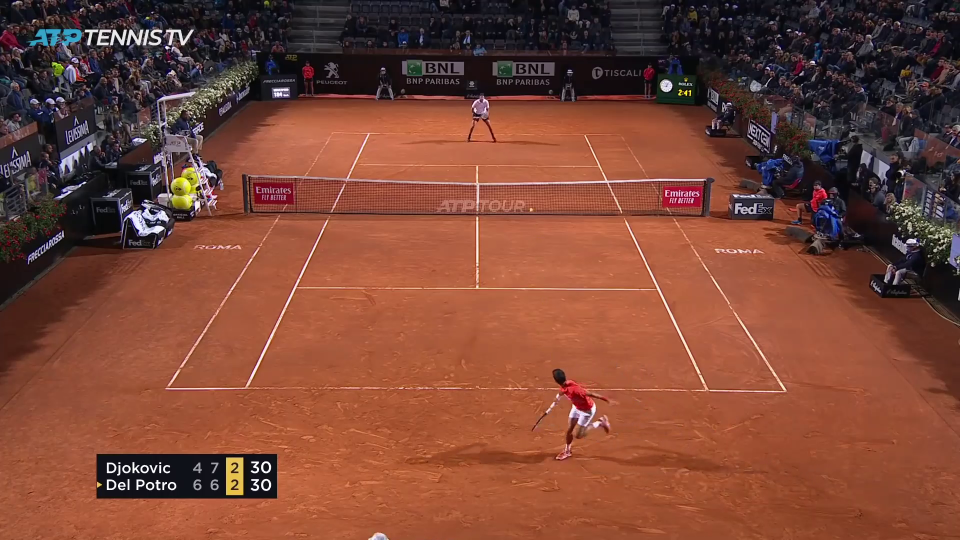
#> input picture frame 12 of video_input_3.mp4, 1920 x 1080 px (shown at 1/2 size)
$ python ball_detection_4.py
#> lines starting #> are read from the running program, lines starting #| are printed output that depends on the picture; after the words box and inside, x2 and y2 are one past the last pixel; in counts of white or black regions, pixels touching at a corner belong together

import cv2
import numpy as np
def nothing(x):
    pass

cap = cv2.VideoCapture('video_input_3.mp4')

cv2.namedWindow("Track")

cv2.createTrackbar("LH", "Track", 0, 255, nothing)
cv2.createTrackbar("LS", "Track", 0, 255, nothing)
cv2.createTrackbar("LV", "Track", 0, 255, nothing)
cv2.createTrackbar("UH", "Track", 255, 255, nothing)
cv2.createTrackbar("US", "Track", 255, 255, nothing)
cv2.createTrackbar("UV", "Track", 255, 255, nothing)

while True:

    ret, frame = cap.read()
#> frame is the input picture: shape (1080, 1920, 3); mean B, G, R 54.7, 70.6, 123.3

    hsv = cv2.cvtColor(frame, cv2.COLOR_BGR2HSV)
#> hsv: shape (1080, 1920, 3); mean H, S, V 44.9, 137.2, 125.3
   # hsv = cv2.GaussianBlur(hsv, (5, 5), 0)
    lh = cv2.getTrackbarPos("LH", "Track")
    ls = cv2.getTrackbarPos("LS", "Track")
    lv = cv2.getTrackbarPos("LV", "Track")

    uh = cv2.getTrackbarPos("UH", "Track")
    us = cv2.getTrackbarPos("US", "Track")
    uv = cv2.getTrackbarPos("UV", "Track")
    savekey =cv2.waitKey(1)
#> (key Esc is pressed here)
    if savekey==115:
        lowerball = np.array([lh, ls, lv])
        upperball = np.array([uh, us, uv])
        print(lowerball)
        print(upperball)

    lowerball = np.array([lh, ls, lv])
    upperball = np.array([uh, us, uv])
    kernal = np.ones((2, 2), np.uint8) /4
    mask = cv2.inRange(hsv, lowerball, upperball)
#> mask: shape (1080, 1920); every value is 255
    mask = cv2.dilate(mask, kernal)
    mask=cv2.filter2D(mask,-1,kernal)
    res = cv2.bitwise_and(frame, frame, mask=mask)
    resgray = cv2.cvtColor(res, cv2.COLOR_BGR2GRAY)
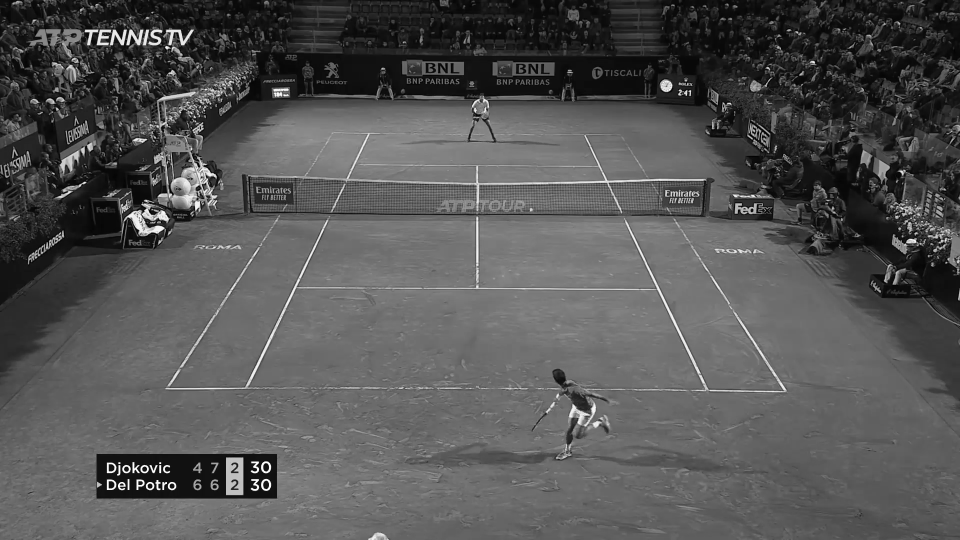
#> resgray: shape (1080, 1920) (shown at 1/2 size); min 0, max 255, mean 84.5
    _, thresh = cv2.threshold(resgray, 127, 255, 0)
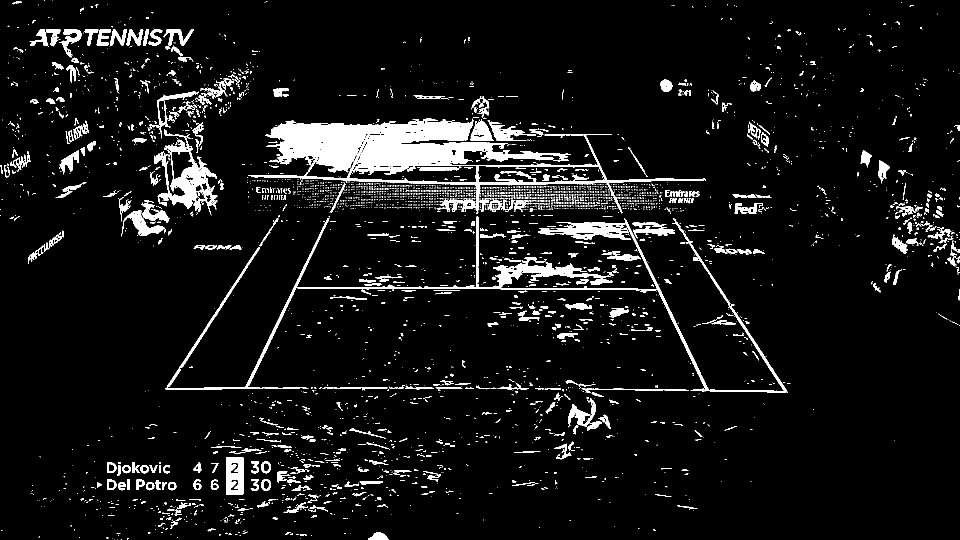
#> thresh: shape (1080, 1920) (shown at 1/2 size); 6.9% white; 5238 white regions (4622 under 20 px)
    contours, hierarchy = cv2.findContours(thresh, cv2.RETR_TREE, cv2.CHAIN_APPROX_NONE)
#> contours = 5636 contours, 5171 with area under 20; largest, box (x1, y1, x2, y2) and area: (496, 237, 1412, 427) 55684, (330, 433, 1576, 785) 10493, (308, 258, 435, 431) 8111, (955, 331, 1211, 366) 7806, (697, 324, 953, 366) 7106
    rect = cv2.minAreaRect(contours[0])
#> rect = ((228, 1079), (0, 0), -90)
    box = cv2.boxPoints(rect)
#> box = [[228, 1079], [228, 1079], [228, 1079], [228, 1079]]
    box = np.int0(box)
    cv2.drawContours(res, [box], 0, (0, 0, 255), 2)
#> res: shape (1080, 1920, 3); under 0.01% of pixels changed, all inside (x1, y1, x2, y2) = (227, 1078, 230, 1080)
    cv2.imshow("frame", frame)
    cv2.imshow("mask", mask)
    cv2.imshow("res", res)
    key = cv2.waitKey(1)
#> (key Esc is pressed here)
    if key == 27:
        break


cap.release()
cv2.destroyAllWindows()

$ run again, starting later in the video
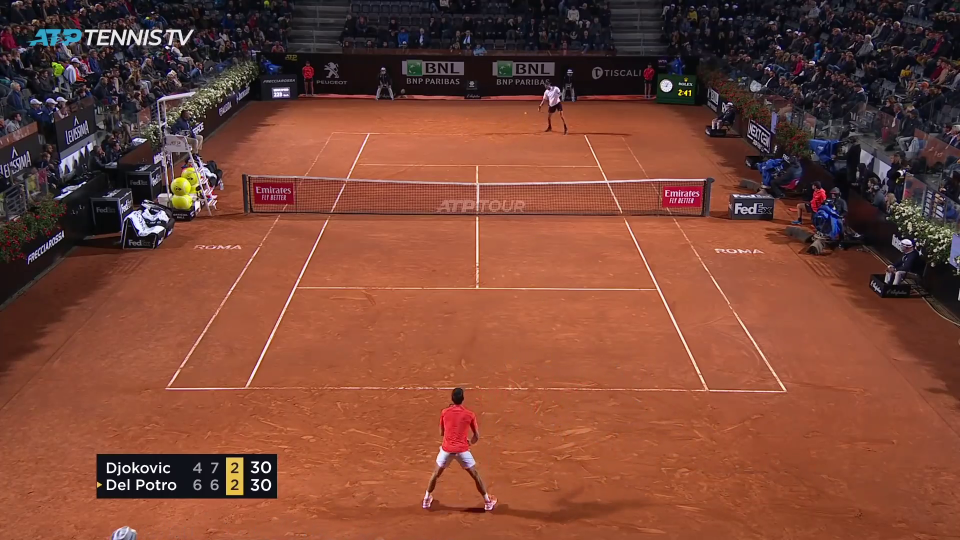
#> input picture frame 55 of video_input_3.mp4, 1920 x 1080 px (shown at 1/2 size)
#> frame is the input picture: shape (1080, 1920, 3); mean B, G, R 54.8, 70.6, 123.3
#> hsv: shape (1080, 1920, 3); mean H, S, V 44.7, 137.1, 125.3
#> mask: shape (1080, 1920); every value is 255
#> `resgray = cv2.cvtColor(res, cv2.COLOR_BGR2GRAY)`:
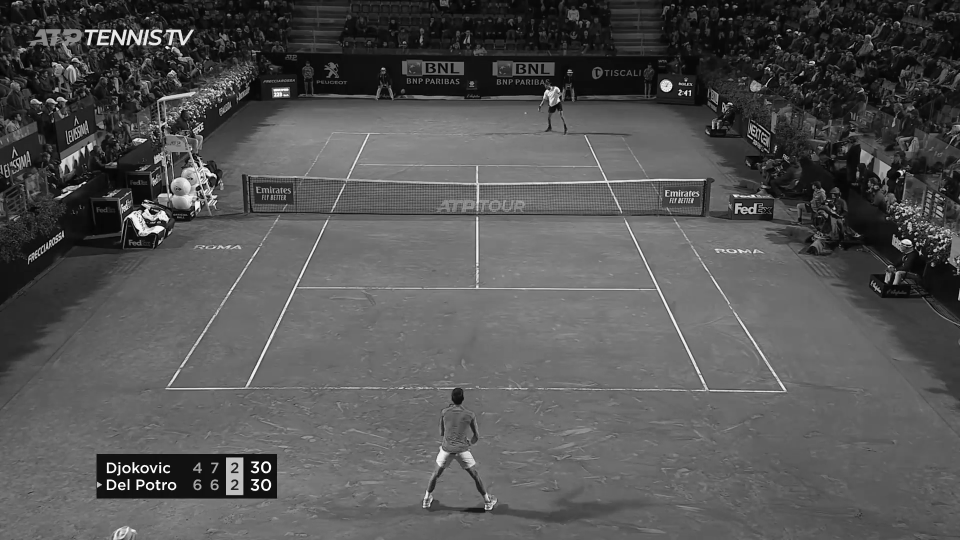
#> resgray: shape (1080, 1920) (shown at 1/2 size); min 0, max 255, mean 84.5
#> `_, thresh = cv2.threshold(resgray, 127, 255, 0)`:
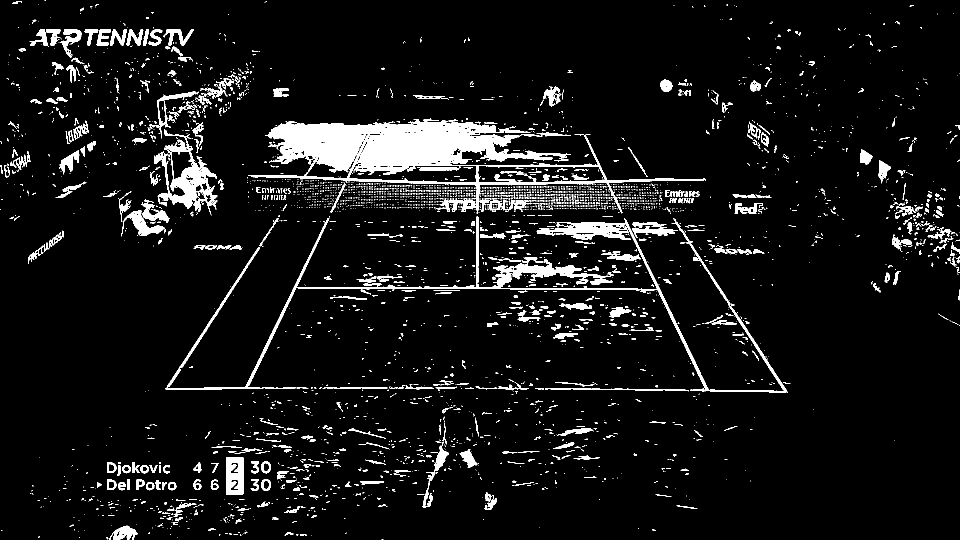
#> thresh: shape (1080, 1920) (shown at 1/2 size); 7% white; 5283 white regions (4680 under 20 px)
#> contours = 5700 contours, 5237 with area under 20; largest, box (x1, y1, x2, y2) and area: (496, 237, 1412, 427) 57388, (330, 433, 1576, 785) 10736, (955, 331, 1211, 366) 7822, (697, 324, 953, 366) 7178, (308, 258, 435, 431) 6534
#> rect = ((764.5, 1078.5), (1, 3), -90)
#> box = [[766, 1079], [763, 1079], [763, 1078], [766, 1078]]
#> res: shape (1080, 1920, 3); under 0.01% of pixels changed, all inside (x1, y1, x2, y2) = (762, 1077, 768, 1080)

$ run again, starting later in the video
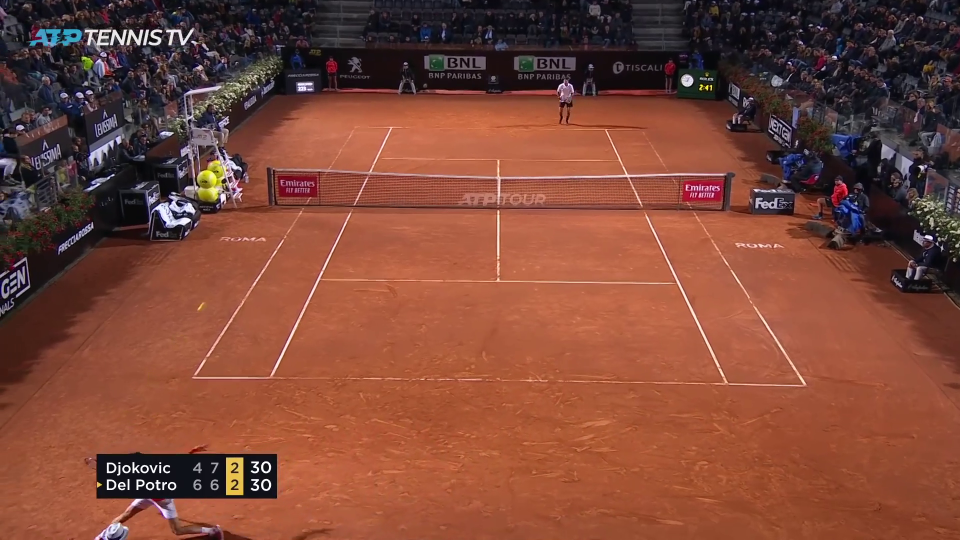
#> input picture frame 98 of video_input_3.mp4, 1920 x 1080 px (shown at 1/2 size)
#> frame is the input picture: shape (1080, 1920, 3); mean B, G, R 56.5, 71.7, 125.5
#> hsv: shape (1080, 1920, 3); mean H, S, V 45.1, 135.8, 127.4
#> mask: shape (1080, 1920); every value is 255
#> `resgray = cv2.cvtColor(res, cv2.COLOR_BGR2GRAY)`:
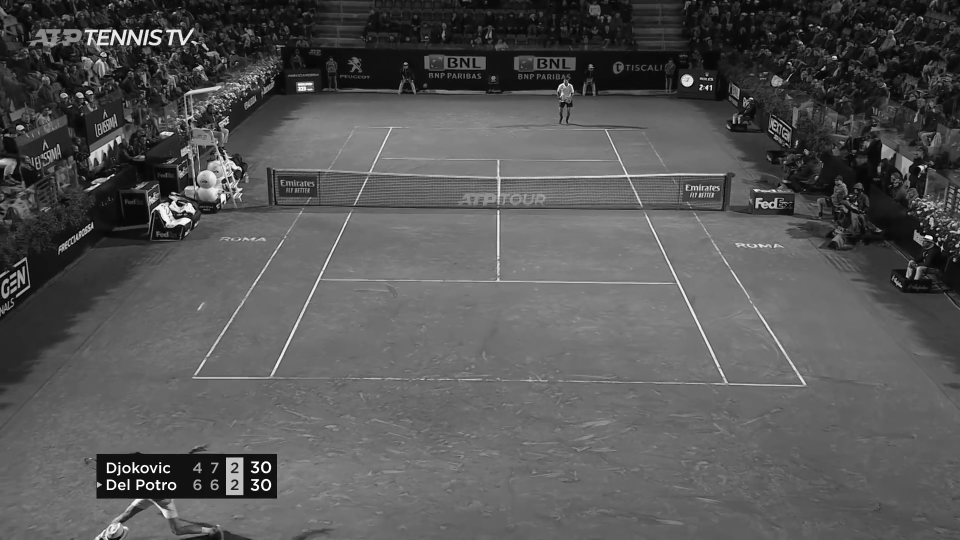
#> resgray: shape (1080, 1920) (shown at 1/2 size); min 0, max 255, mean 86
#> `_, thresh = cv2.threshold(resgray, 127, 255, 0)`:
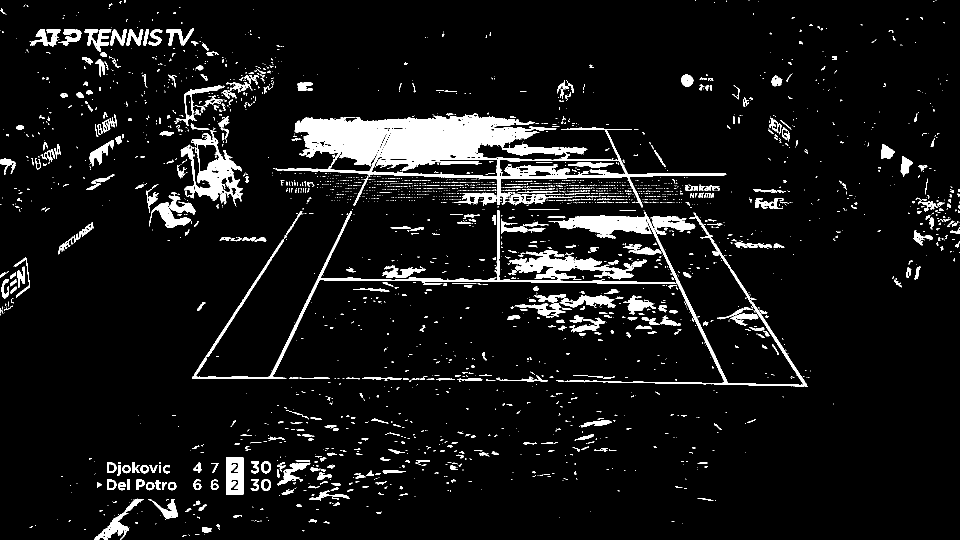
#> thresh: shape (1080, 1920) (shown at 1/2 size); 7.2% white; 2906 white regions (2392 under 20 px)
#> contours = 3268 contours, 2864 with area under 20; largest, box (x1, y1, x2, y2) and area: (551, 229, 1453, 415) 55138, (1097, 423, 1616, 774) 9095, (361, 260, 485, 411) 7818, (743, 311, 996, 354) 6149, (1019, 500, 1293, 560) 5660
#> rect = ((365.5, 1072), (0, 3), -90)
#> box = [[367, 1072], [364, 1072], [364, 1072], [367, 1072]]
#> res: shape (1080, 1920, 3); under 0.01% of pixels changed, all inside (x1, y1, x2, y2) = (363, 1071, 369, 1074)
